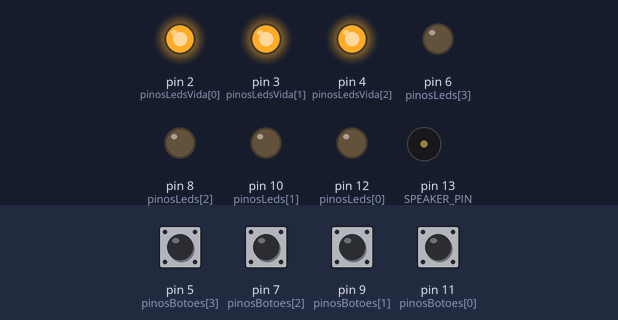
Recording of a program running on a simulated Arduino Uno, built with avr-gcc and run on an emulated ATmega328P. On the bench: output pins drawn as LEDs (lit = HIGH), buzzer (waves = sounding). Inputs (shaded band) come from the test bench; at power-on: pin 5 (pinosBotoes[3]), pin 7 (pinosBotoes[2]), pin 9 (pinosBotoes[1]), pin 11 (pinosBotoes[0]) HIGH. Random numbers use the default seed unless the program sets one.

Above: at 1.4 s.
1.5 s: pin 5 (pinosBotoes[3]) pulled LOW for 0.15 s
At 3.0 s:
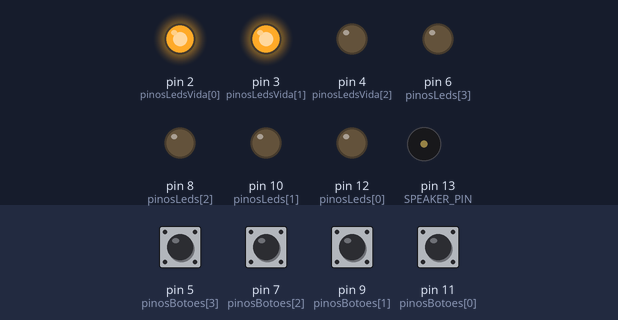
4.6 s: pin 7 (pinosBotoes[2]) pulled LOW for 0.15 s
At 5.4 s:
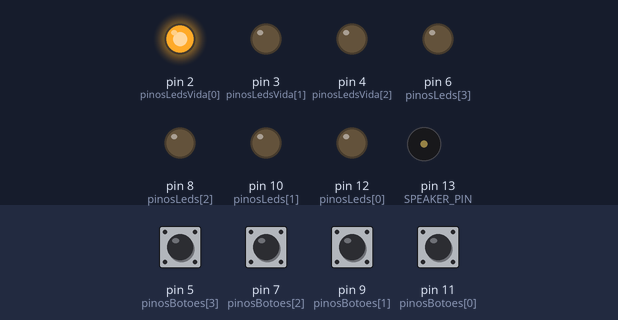
7.7 s: pin 9 (pinosBotoes[1]) pulled LOW for 0.15 s
At 10.6 s:
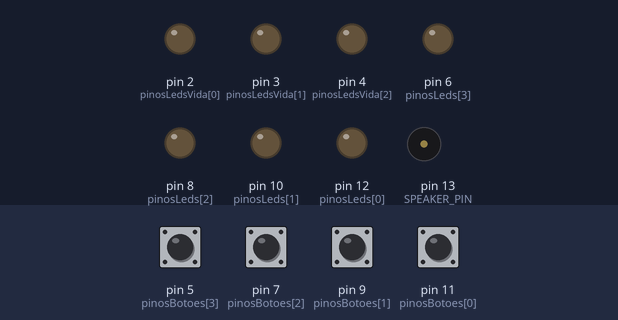
10.7 s: pin 5 (pinosBotoes[3]) driven LOW and pin 7 (pinosBotoes[2]) driven LOW
At 12.41 s:
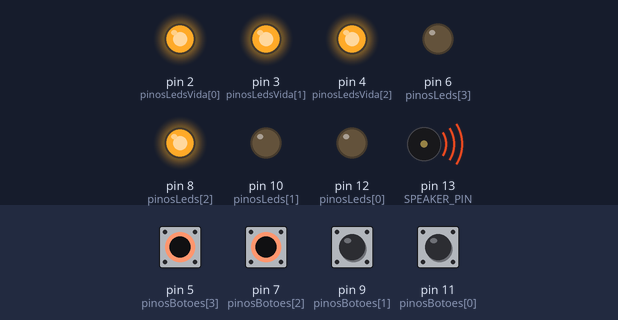
13.7 s: pin 5 (pinosBotoes[3]) driven HIGH
16.7 s: pin 7 (pinosBotoes[2]) driven HIGH
Timing chart, 0 to 20.1 s (numbered marks = the images above; inputs shaded):
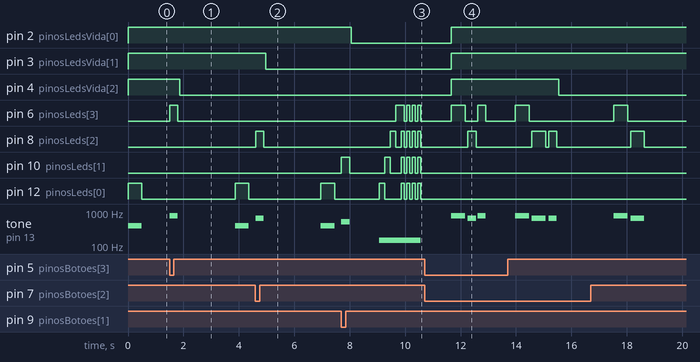

Measured:
- after the input at 1.5 s, pin 4 (pinosLedsVida[2]): HIGH → LOW after 0.36 s; pin 6 (pinosLeds[3]): LOW → HIGH at once, → LOW 0.30 s later; pin 12 (pinosLeds[0]): LOW → HIGH after 2.4 s, → LOW 0.50 s later; tone on pin 13 (SPEAKER_PIN): silent → 784 Hz at once, → silent 0.30 s later, → 392 Hz 2.1 s later, → silent 0.50 s later
- after the input at 4.6 s, pin 3 (pinosLedsVida[1]): HIGH → LOW after 0.36 s; pin 8 (pinosLeds[2]): LOW → HIGH at once, → LOW 0.30 s later; pin 12 (pinosLeds[0]): LOW → HIGH after 2.4 s, → LOW 0.50 s later; tone on pin 13 (SPEAKER_PIN): silent → 659 Hz at once, → silent 0.30 s later, → 392 Hz 2.1 s later, → silent 0.50 s later
- after the input at 7.7 s, pin 2 (pinosLedsVida[0]): HIGH → LOW after 0.36 s; pin 6 (pinosLeds[3]): LOW → HIGH after 2.0 s, then repeats every 0.20 s: LOW 0.10 s, HIGH 0.10 s
- after the input at 10.7 s, pin 8 (pinosLeds[2]): LOW → HIGH after 1.6 s, → LOW 0.30 s later

The program:

main.cpp
```cpp
#include <Arduino.h>

void proximaRodada();
void reproduzirSequencia();
void aguardarJogador();
void aguardarJogada();
void perderVida();
void vitoria();
void gameOver();

#define SPEAKER_PIN 13

// Frequências para cada cor (em Hz).
// Estas são próximas das notas do Genius original (Sol, Dó, Mi, Sol mais agudo)
// Cor 0 (Pino 12) = Sol (G4)
// Cor 1 (Pino 10) = Dó (C5)
// Cor 2 (Pino 8)  = Mi (E5)
// Cor 3 (Pino 6)  = Sol mais agudo (G5)
int frequencias[4] = {392, 523, 659, 784};

// ALTERAR CASO NECESSÁRIO
int const MAX_RODADAS = 12;
int vidas = 3;

int sequencia[MAX_RODADAS] = {};

int rodada_atual = 0;
int passo_atual_na_sequencia = 0;

int pinosLeds[4] = {12, 10, 8, 6};
int pinosLedsVida[3] = {2, 3, 4};
int pinosBotoes[4] = {11, 9, 7, 5};

int botao_pressionado = 0;

int perdeu_o_jogo = false;
int acertou_a_jogada = false;

void setup()
{
  randomSeed(analogRead(A0));
  // Definindo o modo dos pinos dos Leds como saída.
  for (int i = 0; i <= 3; i++)
  {
    pinMode(pinosLeds[i], OUTPUT);
  }

  // Definindo o modo dos pinos dos Leds de vida como saída.
  for (int i = 0; i <= 2; i++)
  {
    pinMode(pinosLedsVida[i], OUTPUT);
    digitalWrite(pinosLedsVida[i], HIGH);
  }

  // Definindo o modo dos pinos dos Botões como pullup interno.
  for (int i = 0; i <= 3; i++)
  {
    pinMode(pinosBotoes[i], INPUT_PULLUP);
  }

  // Inicializa a primeira rodada.
  proximaRodada();
}

void loop()
{
  // Se perdeu o jogo reinicializamos todas as variáveis.
  if (perdeu_o_jogo)
  {
    sequencia[MAX_RODADAS] = {};
    rodada_atual = 0;
    passo_atual_na_sequencia = 0;
    vidas = 3;
    for (int i = 0; i <= 2; i++)
    {
      digitalWrite(pinosLedsVida[i], HIGH);
    }
    perdeu_o_jogo = false;
    proximaRodada();
  };

  if (rodada_atual == MAX_RODADAS && acertou_a_jogada == true)
  {
    vitoria();
    sequencia[MAX_RODADAS] = {};
    rodada_atual = 0;
    passo_atual_na_sequencia = 0;
    vidas = 3;
    for (int i = 0; i <= 2; i++)
    {
      digitalWrite(pinosLedsVida[i], HIGH);
    }
    perdeu_o_jogo = false;
  };

  // Chama a função que inicializa a próxima rodada.
  if (acertou_a_jogada == true)
  {
    proximaRodada();
  }

  // Reproduz a sequência atual.
  reproduzirSequencia();
  // Aguarda os botões serem pressionados pelo jogador.
  aguardarJogador();

  // Aguarda 1 segundo entre cada jogada.
  delay(1000);
}

void proximaRodada()
{
  int numero_sorteado = random(0, 4);
  sequencia[rodada_atual++] = numero_sorteado;
}

// Reproduz a sequência para ser memorizada.
void reproduzirSequencia()
{
  for (int i = 0; i < rodada_atual; i++)
  {

    int cor_atual = sequencia[i];
    int freq_atual = frequencias[cor_atual];

    digitalWrite(pinosLeds[cor_atual], HIGH);
    tone(SPEAKER_PIN, freq_atual);

    delay(500);


    digitalWrite(pinosLeds[cor_atual], LOW);
    noTone(SPEAKER_PIN);

    delay(100);
  }
}

// Aguarda o jogador iniciar sua jogada.
void aguardarJogador()
{
  for (int i = 0; i < rodada_atual; i++)
  {
    aguardarJogada();

    // verifica a jogada
    if (sequencia[passo_atual_na_sequencia] != botao_pressionado)
    {
      perderVida();
      acertou_a_jogada = false;
      break;
    }

    // para o jogo se perdeu
    if (perdeu_o_jogo)
    {
      break;
    }
    acertou_a_jogada = true;
    passo_atual_na_sequencia++;
  }

  // Redefine a variável para 0.
  passo_atual_na_sequencia = 0;
}

void aguardarJogada()
{
  boolean jogada_efetuada = false;
  while (!jogada_efetuada)
  {
    for (int i = 0; i <= 3; i++)
    {
      if (!digitalRead(pinosBotoes[i]))
      {

        botao_pressionado = i;

        digitalWrite(pinosLeds[i], HIGH);
        tone(SPEAKER_PIN, frequencias[i]);

        delay(300);

        digitalWrite(pinosLeds[i], LOW);
        noTone(SPEAKER_PIN);


        jogada_efetuada = true;

        delay(50);
      }
    }
    delay(10);
  }
}

void perderVida()
{
  vidas--;
  digitalWrite(pinosLedsVida[vidas], LOW);
  delay(1000);
  if (vidas == 0)
  {
    gameOver();
  }
}

void vitoria(){

  tone(SPEAKER_PIN, 523, 200); delay(200);
  tone(SPEAKER_PIN, 659, 200); delay(200);
  tone(SPEAKER_PIN, 784, 200); delay(200);
  tone(SPEAKER_PIN, 1046, 400); delay(400);

  for (int i = 0; i <= 3; i++)
  {
    digitalWrite(pinosLeds[i], HIGH);
  }
  delay(500);
  for (int i = 0; i <= 3; i++)
  {
    digitalWrite(pinosLeds[i], LOW);
  }
  delay(500);
  for (int i = 0; i <= 3; i++)
  {
    digitalWrite(pinosLeds[i], HIGH);
  }
  delay(500);
  for (int i = 0; i <= 3; i++)
  {
    digitalWrite(pinosLeds[i], LOW);
  }
  delay(500);
  for (int i = 0; i <= 3; i++)
  {
    digitalWrite(pinosLeds[i], HIGH);
  }
  delay(2000);
  for (int i = 0; i <= 3; i++)
  {
    digitalWrite(pinosLeds[i], LOW);
  }
  delay(500);
}

void gameOver()
{
  // GAME OVER.

  tone(SPEAKER_PIN, 150, 1500); // Tom de 150Hz por 1.5 segundos

  for (int i = 0; i <= 3; i++)
  {

    digitalWrite(pinosLeds[i], HIGH);
    delay(200);
    digitalWrite(pinosLeds[i], LOW);
  }

  for (int i = 0; i <= 3; i++)
  {
    digitalWrite(pinosLeds[0], HIGH);
    digitalWrite(pinosLeds[1], HIGH);
    digitalWrite(pinosLeds[2], HIGH);
    digitalWrite(pinosLeds[3], HIGH);
    delay(100);
    digitalWrite(pinosLeds[0], LOW);
    digitalWrite(pinosLeds[1], LOW);
    digitalWrite(pinosLeds[2], LOW);
    digitalWrite(pinosLeds[3], LOW);
    delay(100);
  }

  perdeu_o_jogo = true;
}
```
